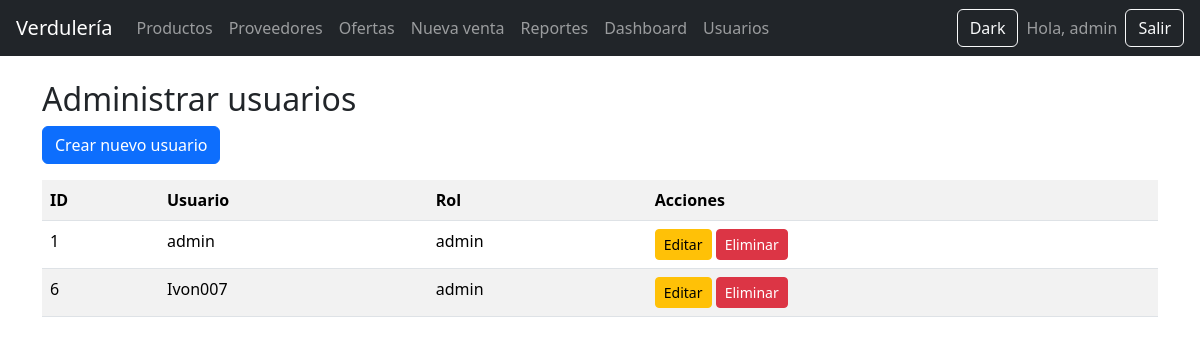
/admin/usuarios (signed in), run on an earlier commit of the app's database.
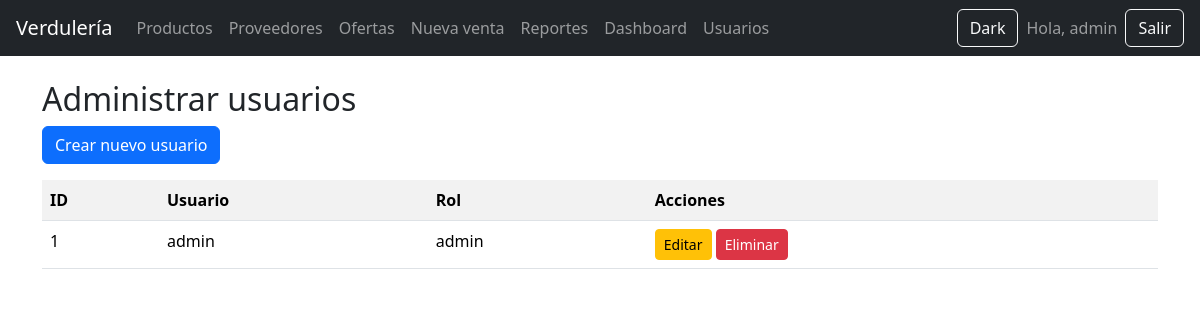
And on a later commit of the database.
### tables this page shows
CREATE TABLE usuarios (
        id INTEGER PRIMARY KEY AUTOINCREMENT,
        username TEXT UNIQUE NOT NULL,
        password_hash TEXT NOT NULL,
        role TEXT DEFAULT 'user'
    );

### app/routes/admin.py (the view)
@admin_bp.route("/usuarios")
@admin_required
def users():
    db = get_db()
    lista = db.execute("SELECT id, username, role FROM usuarios").fetchall()
    return render_template("usuarios/index.html", usuarios=lista)

### app/__init__.py (called while the page is built)
def create_app():
    app = Flask(__name__)
    app.secret_key = "clave-super-secreta"
    app.register_blueprint(auth_bp)
    app.register_blueprint(productos_bp)
    app.register_blueprint(ventas_bp)
    app.register_blueprint(reportes_bp)
    app.register_blueprint(admin_bp)
    app.register_blueprint(usuarios_bp)
    app.register_blueprint(proveedores_bp)
    app.register_blueprint(ofertas_bp)
    @app.route("/")
    def index():
        return render_template("index.html")
    @app.teardown_appcontext
    def teardown_db(exception):
        close_db()
    return app

### db.py (called while the page is built)
def get_db():
    if "db" not in g:
        g.db = sqlite3.connect(DB_NAME)
        g.db.row_factory = sqlite3.Row
    return g.db

### app/templates/usuarios/index.html
{% extends "base.html" %}
{% block contenido %}
<h2>Administrar usuarios</h2>
<a href="{{ url_for('usuarios.nuevo') }}" class="btn btn-primary mb-3">Crear nuevo usuario</a>
<table class="table table-striped">
    <tr>
        <th>ID</th>
        <th>Usuario</th>
        <th>Rol</th>
        <th>Acciones</th>
    </tr>
    {% for u in usuarios %}
    <tr>
        <td>{{ u.id }}</td>
        <td>{{ u.username }}</td>
        <td>{{ u.role }}</td>
        <td>
            <a href="{{ url_for('usuarios.editar', user_id=u.id) }}" class="btn btn-sm btn-warning">Editar</a>
                <a href="{{ url_for('usuarios.eliminar', user_id=u.id) }}" class="btn btn-sm btn-danger" onclick="
                return confirm('¿Eliminar usuario?');">  Eliminar</a>
        </td>
    </tr>
    {% endfor %}
</table>
{% endblock %}

What changed in the data, as far as the page shows it:
removed usuarios: id "6", username "Ivon007", role "admin"
